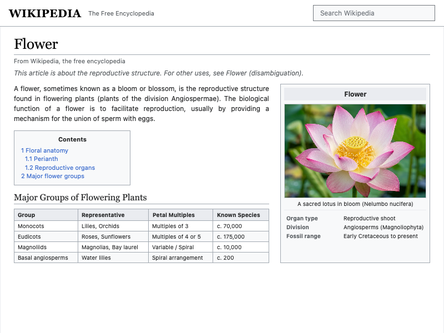
#> input picture blink_formal_wikipedia_flowers_p1.png, 444 x 333 px, shrunk from 800 x 600 before the run, given in place of blink_formal_wikipedia_flowers_p1.ppm, which was not available; the run also reads 1 picture not shown here
$ python regen_all_pngs.py
#> lines starting #> are read from the running program, lines starting #| are printed output that depends on the picture; after the words box and inside, x2 and y2 are one past the last pixel; in counts of white or black regions, pixels touching at a corner belong together
#> in main, img is the input picture: PIL image 444x333 RGB; mean R, G, B 234.3, 234.5, 232.6
#|   Converted blink_formal_wikipedia_flowers_p1.ppm -> blink_formal_wikipedia_flowers_p1.png (444x333)
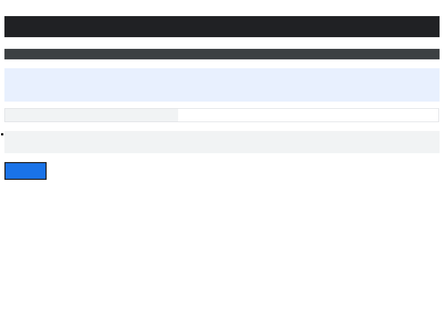
#> input picture blink_formal_rendered_page.png, 444 x 333 px, shrunk from 800 x 600 before the run, given in place of blink_formal_rendered_page.ppm, which was not available
#> in main, img is the input picture: PIL image 444x333 RGB; mean R, G, B 230.3, 231.8, 234.1
### compare_pages.py
import sys
import numpy as np
from PIL import Image

def compare_images(formal_path, chromium_path, diff_path):
    # Convert PPM to PNG if needed
#> called with formal_path = 'blink_formal_wikipedia_flowers_p1.ppm', chromium_path = 'chromium_wikipedia_flowers.png', diff_path = 'diff_wikipedia_flowers_p1.png'
    if formal_path.endswith('.ppm'):
        img = Image.open(formal_path)
        png_path = formal_path[:-4] + '.png'
        img.save(png_path)
        formal_path = png_path

    img1 = Image.open(formal_path).convert('RGB')
    img2 = Image.open(chromium_path).convert('RGB')

    arr1 = np.array(img1, dtype=np.int32)
    arr2 = np.array(img2, dtype=np.int32)

    assert arr1.shape == arr2.shape, f"Shapes differ: {arr1.shape} vs {arr2.shape}"

    h, w, c = arr1.shape
#> h = 333; w = 444; c = 3
    total_pixels = h * w
#> total_pixels = 147852

    diff = np.abs(arr1 - arr2)
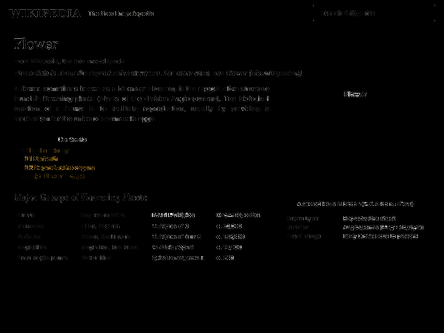
#> diff: shape (333, 444, 3) int32; mean R, G, B 1, 1, 0.9; drawn with min black and max white
    max_diff_per_pixel = np.max(diff, axis=2)
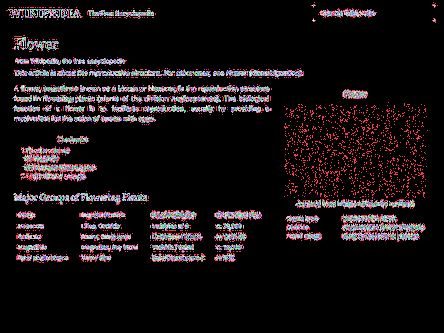
#> max_diff_per_pixel: shape (333, 444) int32; 74 distinct labels, from 0 to 89; one colour per label, 0 black

    exact_matches = np.sum(max_diff_per_pixel == 0)
#> exact_matches = 128364
    near_matches = np.sum(max_diff_per_pixel <= 15)
#> near_matches = 144647
    far_diffs = np.sum(max_diff_per_pixel > 15)
#> far_diffs = 3205

    mean_err = np.mean(diff)
#> mean_err = 0.955

    # Generate diff heatmap
    # Exact: dark/transparent or white background
    # Near: yellow/orange
    # Far: bright red/magenta
    heatmap = np.zeros((h, w, 3), dtype=np.uint8)
    # Background: white
    heatmap[:, :] = [255, 255, 255]

    # Near diffs (1 to 15): light orange
    near_mask = (max_diff_per_pixel > 0) & (max_diff_per_pixel <= 15)
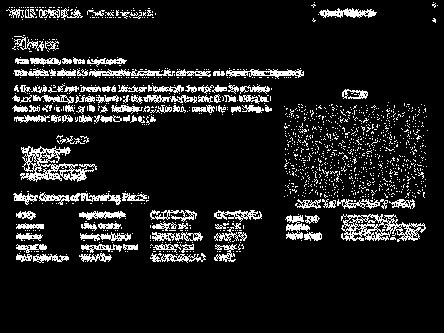
#> near_mask: shape (333, 444) bool; 11% white in thin lines or dots, all inside (x1, y1, x2, y2) = (6, 2, 438, 263)
    heatmap[near_mask] = [255, 200, 100]

    # Moderate diffs (16 to 50): red-orange
    mod_mask = (max_diff_per_pixel > 15) & (max_diff_per_pixel <= 50)
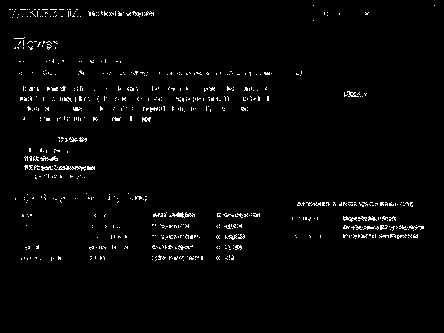
#> mod_mask: shape (333, 444) bool; 2.1% white in thin lines or dots, all inside (x1, y1, x2, y2) = (9, 5, 435, 261)
    heatmap[mod_mask] = [255, 100, 50]

    # Far diffs (> 50): bright crimson red
    far_mask = max_diff_per_pixel > 50
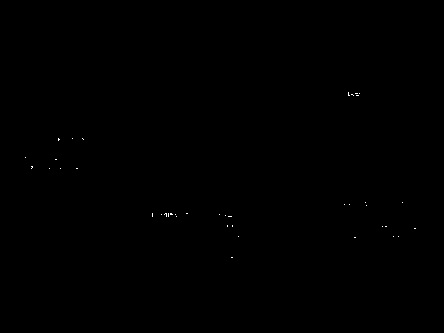
#> far_mask: shape (333, 444) bool; 0.06% white in thin lines or dots, all inside (x1, y1, x2, y2) = (25, 92, 416, 258)
    heatmap[far_mask] = [255, 0, 0]

    Image.fromarray(heatmap).save(diff_path)
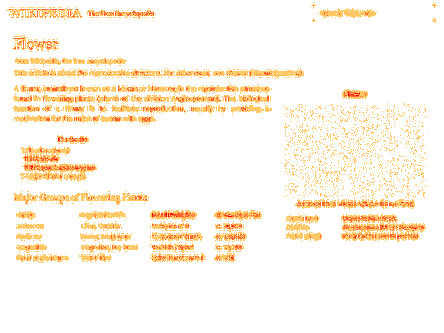
#> saved as diff_wikipedia_flowers_p1.png: PIL image 444x333 RGB; mean R, G, B 255, 245.5, 233.5

    print(f"=== Comparison: {formal_path} vs {chromium_path} ===")
    print(f"Resolution: {w}x{h} ({total_pixels} pixels)")
#| Resolution: 444x333 (147852 pixels)
    print(f"Exact Matches (diff == 0): {exact_matches:8d} / {total_pixels} ({exact_matches/total_pixels*100:.2f}%)")
#| Exact Matches (diff == 0):   128364 / 147852 (86.82%)
    print(f"Near Matches  (diff <= 15): {near_matches:8d} / {total_pixels} ({near_matches/total_pixels*100:.2f}%)")
#| Near Matches  (diff <= 15):   144647 / 147852 (97.83%)
    print(f"Far Diffs     (diff > 15): {far_diffs:8d} / {total_pixels} ({far_diffs/total_pixels*100:.2f}%)")
#| Far Diffs     (diff > 15):     3205 / 147852 (2.17%)
    print(f"Mean Abs Error per channel: {mean_err:.4f}")
#| Mean Abs Error per channel: 0.9546

    # Top diff regions (binned by 20x20 blocks)
    block_h = 20
    block_w = 20
    blocks_y = h // block_h
#> blocks_y = 16
    blocks_x = w // block_w
#> blocks_x = 22
    diff_regions = []
    for by in range(blocks_y):
        for bx in range(blocks_x):
            sub = max_diff_per_pixel[by*block_h:(by+1)*block_h, bx*block_w:(bx+1)*block_w]
            far_count = np.sum(sub > 15)
            if far_count > 0:
                diff_regions.append((far_count, by*block_h, bx*block_w))
#> after the loop, diff_regions = 135 items, first 6: (9, 0, 0), (28, 0, 20), (27, 0, 40), (29, 0, 60), (24, 0, 80), (37, 0, 100)
    diff_regions.sort(key=lambda x: x[0], reverse=True)
    if diff_regions:
        print("Top 5 diff regions [far pixels, y, x]:", diff_regions[:5])
#| Top 5 diff regions [far pixels, y, x]: [(89, 220, 380), (77, 220, 400), (75, 220, 340), (74, 220, 360), (72, 200, 340)]
    print()

# [9 lines that do not run on import are left out]

### regen_all_pngs.py
#!/usr/bin/env python3
"""
regen_all_pngs.py: Re-renders all multi-page formal engine PPMs, converts to PNGs,
generates differential heatmaps against Chromium, and syncs artifacts.
"""

import subprocess
import shutil
import os
from PIL import Image
import compare_pages

def main():
    print("=== Step 1: Compiling Multi-Page Drop-in C99 Engine ===")
    compile_cmd = [
        "clang", "-O3", "-std=c99",
        "render_wikipedia_flowers_multipage.c",
        "blink_image_codec.c",
        "blink_skia_font_engine.c",
        "blink_vertical_flow.c",
        "-framework", "CoreText",
        "-framework", "CoreGraphics",
        "-framework", "CoreFoundation"
    ]
    # Add FreeType flags
    cflags = subprocess.check_output(["pkg-config", "--cflags", "--libs", "freetype2"], text=True).split()
    compile_cmd.extend(cflags)
    compile_cmd.extend(["-o", "render_wikipedia_flowers_multipage"])

    subprocess.run(compile_cmd, check=True)
    print("✓ Successfully compiled render_wikipedia_flowers_multipage")

    print("\n=== Step 2: Executing Multi-Page Renderer in Chromium Mode ===")
    subprocess.run(["./render_wikipedia_flowers_multipage", "--mode=chromium"], check=True)
    print("✓ Rendered multi-page PPMs (p1, p2, p3, full)")

    print("\n=== Step 3: Converting PPMs to PNGs ===")
    pages = ["p1", "p2", "p3", "full", ""]
    for p in pages:
        suffix = f"_{p}" if p else ""
        ppm_name = f"blink_formal_wikipedia_flowers{suffix}.ppm"
        png_name = f"blink_formal_wikipedia_flowers{suffix}.png"
        if os.path.exists(ppm_name):
            img = Image.open(ppm_name)
            img.save(png_name)
            print(f"  Converted {ppm_name} -> {png_name} ({img.size[0]}x{img.size[1]})")

    # Also convert interactive runner ppm if present
    if os.path.exists("blink_formal_rendered_page.ppm"):
        img = Image.open("blink_formal_rendered_page.ppm")
        img.save("blink_formal_rendered_page.png")
        print("  Converted blink_formal_rendered_page.ppm -> blink_formal_rendered_page.png")

    print("\n=== Step 4: Regenerating Differential Heatmaps vs Chromium ===")
    pairs = [
        ("blink_formal_wikipedia_flowers_p1.ppm", "chromium_wikipedia_flowers.png", "diff_wikipedia_flowers_p1.png"),
        ("blink_formal_wikipedia_flowers_p2.ppm", "chromium_wikipedia_flowers_p2.png", "diff_wikipedia_flowers_p2.png"),
        ("blink_formal_wikipedia_flowers_p3.ppm", "chromium_wikipedia_flowers_p3.png", "diff_wikipedia_flowers_p3.png"),
        ("blink_formal_wikipedia_flowers_full.ppm", "chromium_wikipedia_flowers_full.png", "diff_wikipedia_flowers_full.png")
    ]
    for formal, chrom, diff in pairs:
        compare_pages.compare_images(formal, chrom, diff)

    # Also update diff_wikipedia_flowers.png (alias for p1)
    shutil.copyfile("diff_wikipedia_flowers_p1.png", "diff_wikipedia_flowers.png")
    print("✓ Copied diff_wikipedia_flowers_p1.png -> diff_wikipedia_flowers.png")

    print("\n=== Step 5: Updating Artifact Directory ===")
    artifact_dir = "/Users/anders/.gemini/antigravity/brain/272518ec-10f8-4697-9cc0-5de480e9211a"
    if os.path.isdir(artifact_dir):
        artifacts_to_copy = [
            "blink_formal_wikipedia_flowers_p1.png",
            "blink_formal_wikipedia_flowers_p2.png",
            "blink_formal_wikipedia_flowers_p3.png",
            "blink_formal_wikipedia_flowers_full.png",
            "blink_formal_wikipedia_flowers.png",
            "diff_wikipedia_flowers_p1.png",
            "diff_wikipedia_flowers_p2.png",
            "diff_wikipedia_flowers_p3.png",
            "diff_wikipedia_flowers_full.png",
            "diff_wikipedia_flowers.png",
            "blink_formal_rendered_page.png"
        ]
        for art in artifacts_to_copy:
            if os.path.exists(art):
                dst = os.path.join(artifact_dir, art)
                shutil.copyfile(art, dst)
                print(f"  Synced {art} -> artifact directory")
    print("\n✓ All PNGs and differential heatmaps regenerated and synchronized successfully!")

if __name__ == "__main__":
#> (the run stopped early here; a loop or call above may not have finished)
